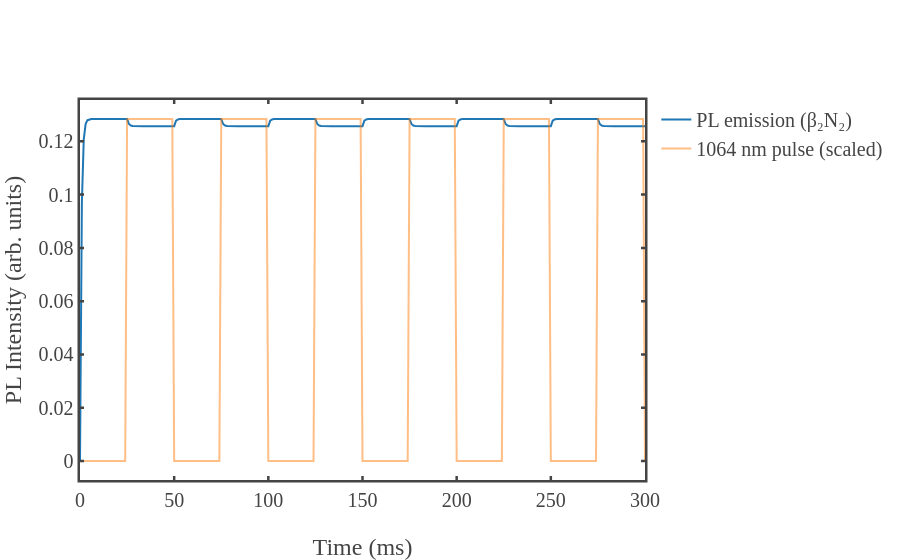
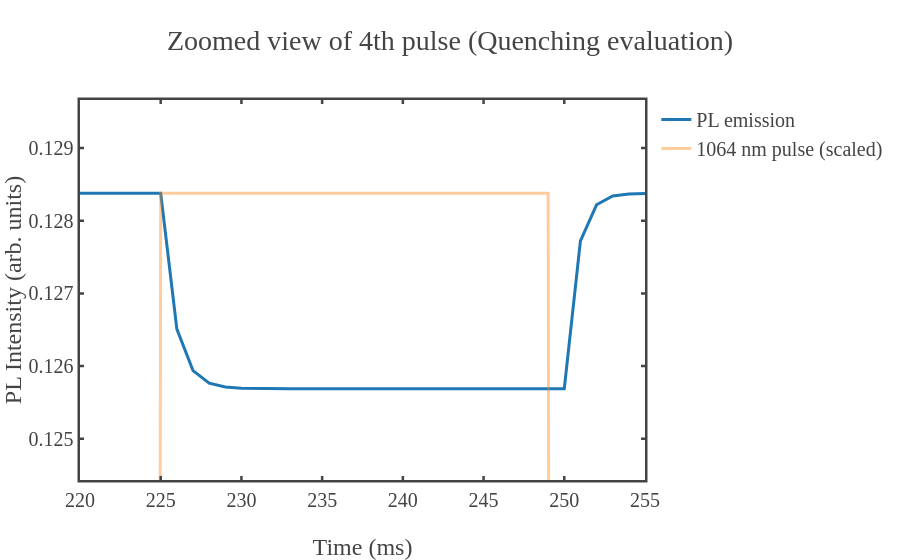

The cell these charts' notebook holds for them, in order:
### Code cell
import numpy as np
from scipy.integrate import solve_ivp
import plotly.graph_objects as go

# ------------------------------------------------------------
# --- Simulation parameters ---
# ------------------------------------------------------------
t_max = 300.0       # total simulation time in ms (enough to cover several pulses)
dt = 1.0            # time step in ms
t_eval = np.arange(0, t_max+dt, dt)

# Pulse parameters (ms)
laser_on = 25.0
laser_off = 25.0
period = laser_on + laser_off
phase_shift = laser_on  # phase offset for 1064 pulse

# Lifetimes (ms)
beta1 = 1/1.0   # generally longer as seen in the excited state of Yb3+
beta2 = 1/7.0  # effective lifetime from both 975 nm and 1064 nm wavelengths

# # Coefficients (1/ms/mW)
# # Chosen roughly to reproduce ~2% quenching for given powers
# k_alpha1  = 5  # 975 nm excitation
# k_alpha1p = 0.04
# k_alpha2  = 0.06  # 1064 nm weak contribution
# k_alpha2p = 0.0005
# k_gamma_975 = 0.00001
# k_gamma_1064 = 0.25

# # # Lifetimes
# # beta1 = 0.01
# # beta2 = 0.03

# # # Coefficients
# # k_alpha1  = 2
# # k_alpha1p = 0.05
# # k_alpha2  = 0.07
# # k_alpha2p = 0.0001
# # k_gamma_975 = 0.00001
# # k_gamma_1064 = 0.017


# Coefficients (1/ms/mW)
# Chosen roughly to reproduce ~2% quenching for given powers
k_alpha1  = 4.8  # 975 nm excitation
k_alpha1p = 0.1
k_alpha2  = 3.9  # 1064 nm weak contribution
k_alpha2p = 0.0002
k_gamma_975 = 2.4
k_gamma_1064 = 3.8

# Plotly template
fig_template = go.layout.Template()
fig_template.layout = {
    'template': 'simple_white+presentation',
    'autosize': False,
    'width': 1000,
    'height': 450,
    'xaxis': {'ticks':'inside','mirror':'ticks','linewidth':2.5,'tickwidth':2.5,'ticklen':4,'showline':True,'showgrid':False, 'zeroline':False},
    'yaxis': {'ticks':'inside','mirror':'ticks','linewidth':2.5,'tickwidth':2.5,'ticklen':4,'showline':True,'showgrid':False, 'zeroline':False},
    'font': {'family':'mathjax','size':20}
}

# ------------------------------------------------------------
# --- 1064 nm pulse function ---
# ------------------------------------------------------------
def make_I1064_func(I_1064_peak):
    def I1064(t):
        phase = np.mod(t + phase_shift, period)
        return np.where(phase < laser_on, I_1064_peak, 0.0)
    return I1064

# ------------------------------------------------------------
# --- Run simulation for chosen powers ---
# ------------------------------------------------------------
def run_sim_with_trace(I_975, I_1064_peak):
    I1064 = make_I1064_func(I_1064_peak)

    def I975_func(t):
        return I_975 if np.isscalar(t) else np.full_like(t, I_975)

    def alpha1(t):  return k_alpha1 * I975_func(t) + k_alpha2 * I1064(t)
    def alpha1p(t): return k_alpha1p * I975_func(t) + k_alpha2p * I1064(t)
    def gamma975(t):  return k_gamma_975 * I975_func(t)
    def gamma1064(t): return k_gamma_1064 * I1064(t)

    def rate_equations(t, N):
        N0, N1, N2 = N
        a1  = alpha1(t)
        a1p = alpha1p(t)
        g1  = gamma975(t)
        g2  = gamma1064(t)
        dN0 = -a1*N0 + (beta1+g1+g2)*N1 + beta2*N2
        dN1 = a1*N0 - (a1p+beta1+g1+g2)*N1
        dN2 = a1p*N1 - beta2*N2
        return [dN0, dN1, dN2]

    sol = solve_ivp(rate_equations, [0, t_max], [1,0,0],
                    t_eval=t_eval, atol=1e-9, rtol=1e-7)

    t = sol.t
    N2 = sol.y[2]
    emission = beta2 * N2

    I1064_trace = np.array([I1064(ti) for ti in t])
    return t, emission, I1064_trace

# ------------------------------------------------------------
# --- Manual powers in mW to match experiment ---
# ------------------------------------------------------------
I975_chosen  = 19.4
I1064_chosen = 77.0

PL_t, PL_em, I1064_t = run_sim_with_trace(I975_chosen, I1064_chosen)

# ------------------------------------------------------------
# --- Normalize 1064 nm pulse for visual overlay ---
# ------------------------------------------------------------
I1064_norm = I1064_t / I1064_t.max() * PL_em.max()

# ------------------------------------------------------------
# --- Plot PL + 1064 nm pulse ---
# ------------------------------------------------------------
fig_time = go.Figure()
fig_time.add_trace(go.Scatter(x=PL_t, y=PL_em, mode="lines", name="PL emission (β₂N₂)"))
fig_time.add_trace(go.Scatter(x=PL_t, y=I1064_norm, mode="lines", name="1064 nm pulse (scaled)", opacity=0.5))
fig_time.update_layout(template=fig_template, xaxis_title="Time (ms)", yaxis_title="PL Intensity (arb. units)")
fig_time.show()

# ------------------------------------------------------------
# --- Pulse-edge quenching with dt window ---
# ------------------------------------------------------------
pulse_index = 4
dt_sample = dt  # averaging window = 1 ms

# Detect rising edges of 1064 nm pulse
on_indices = np.where((I1064_t[:-1] == 0) & (I1064_t[1:] > 0))[0]
if pulse_index >= len(on_indices):
    raise ValueError("Not enough pulses in the simulation.")

idx_on = on_indices[pulse_index] + 1

# Detect falling edge of the same pulse
off_candidates = np.where(I1064_t[idx_on:] == 0)[0]
idx_off = idx_on + off_candidates[0]

# Small windows around edges
start_mask = (PL_t >= PL_t[idx_on]) & (PL_t < PL_t[idx_on] + dt_sample)
end_mask   = (PL_t >= PL_t[idx_off] - dt_sample) & (PL_t < PL_t[idx_off])

PL_start = PL_em[start_mask].mean()
PL_end   = PL_em[end_mask].mean()

quench_4th = (PL_start - PL_end) / PL_start * 100

print(f"PL at pulse start (avg): {PL_start:.6e}")
print(f"PL at pulse end   (avg): {PL_end:.6e}")
print(f"Quenching during 4th pulse: {quench_4th:.2f} %")

# ------------------------------------------------------------
# --- Zoomed plot around the 4th pulse (quenching visualization)
# ------------------------------------------------------------

# Time window for zoom (a bit before ON and after OFF)
t_zoom_start = PL_t[idx_on]  - 5*dt
t_zoom_end   = PL_t[idx_off] + 5*dt

zoom_mask = (PL_t >= t_zoom_start) & (PL_t <= t_zoom_end)

# --- Y-axis limits: ±1% around quenching ---
y_max = PL_start * 1.01   # 1% above PL at pulse start
y_min = PL_end   * 0.99   # 1% below PL at pulse end

fig_zoom = go.Figure()

# PL emission (zoomed)
fig_zoom.add_trace(go.Scatter(
    x=PL_t[zoom_mask],
    y=PL_em[zoom_mask],
    mode="lines",
    name="PL emission",
    line=dict(width=3)
))

# 1064 nm pulse (scaled, zoomed)
fig_zoom.add_trace(go.Scatter(
    x=PL_t[zoom_mask],
    y=I1064_norm[zoom_mask],
    mode="lines",
    name="1064 nm pulse (scaled)",
    opacity=0.4,
    line=dict(width=3)
))


fig_zoom.update_layout(
    template=fig_template,
    title="Zoomed view of 4th pulse (Quenching evaluation)",
    xaxis_title="Time (ms)",
    yaxis_title="PL Intensity (arb. units)",
    yaxis=dict(
        range=[y_min, y_max],
        zeroline=False
    )
)

fig_zoom.show()

### Figure 1 — Plotly figure (JSON) as saved in the notebook; plotly's stock layout.template omitted (floating-point values rounded to 4 significant figures; data arrays with more than 128 entries replaced by an {"elided": "..."} marker saying what was removed)
{"data": [{"mode": "lines", "name": "PL emission (β₂N₂)", "type": "scatter", "x": {"elided": "301 float values"}, "y": {"elided": "301 float values"}}, {"mode": "lines", "name": "1064 nm pulse (scaled)", "opacity": 0.5, "type": "scatter", "x": {"elided": "301 float values"}, "y": {"elided": "301 float values"}}], "layout": {"xaxis": {"title": {"text": "Time (ms)"}}, "yaxis": {"title": {"text": "PL Intensity (arb. units)"}}}}

### Figure 2 — Plotly figure (JSON) as saved in the notebook; plotly's stock layout.template omitted (floating-point values rounded to 4 significant figures)
{"data": [{"line": {"width": 3}, "mode": "lines", "name": "PL emission", "type": "scatter", "x": [220.0, 221.0, 222.0, 223.0, 224.0, 225.0, 226.0, 227.0, 228.0, 229.0, 230.0, 231.0, 232.0, 233.0, 234.0, 235.0, 236.0, 237.0, 238.0, 239.0, 240.0, 241.0, 242.0, 243.0, 244.0, 245.0, 246.0, 247.0, 248.0, 249.0, 250.0, 251.0, 252.0, 253.0, 254.0, 255.0], "y": [0.1284, 0.1284, 0.1284, 0.1284, 0.1284, 0.1284, 0.1265, 0.1259, 0.1258, 0.1257, 0.1257, 0.1257, 0.1257, 0.1257, 0.1257, 0.1257, 0.1257, 0.1257, 0.1257, 0.1257, 0.1257, 0.1257, 0.1257, 0.1257, 0.1257, 0.1257, 0.1257, 0.1257, 0.1257, 0.1257, 0.1257, 0.1277, 0.1282, 0.1283, 0.1284, 0.1284]}, {"line": {"width": 3}, "mode": "lines", "name": "1064 nm pulse (scaled)", "opacity": 0.4, "type": "scatter", "x": [220.0, 221.0, 222.0, 223.0, 224.0, 225.0, 226.0, 227.0, 228.0, 229.0, 230.0, 231.0, 232.0, 233.0, 234.0, 235.0, 236.0, 237.0, 238.0, 239.0, 240.0, 241.0, 242.0, 243.0, 244.0, 245.0, 246.0, 247.0, 248.0, 249.0, 250.0, 251.0, 252.0, 253.0, 254.0, 255.0], "y": [0.0, 0.0, 0.0, 0.0, 0.0, 0.1284, 0.1284, 0.1284, 0.1284, 0.1284, 0.1284, 0.1284, 0.1284, 0.1284, 0.1284, 0.1284, 0.1284, 0.1284, 0.1284, 0.1284, 0.1284, 0.1284, 0.1284, 0.1284, 0.1284, 0.1284, 0.1284, 0.1284, 0.1284, 0.1284, 0.0, 0.0, 0.0, 0.0, 0.0, 0.0]}], "layout": {"title": {"text": "Zoomed view of 4th pulse (Quenching evaluation)"}, "xaxis": {"title": {"text": "Time (ms)"}}, "yaxis": {"range": [0.1244, 0.1297], "title": {"text": "PL Intensity (arb. units)"}, "zeroline": false}}}
